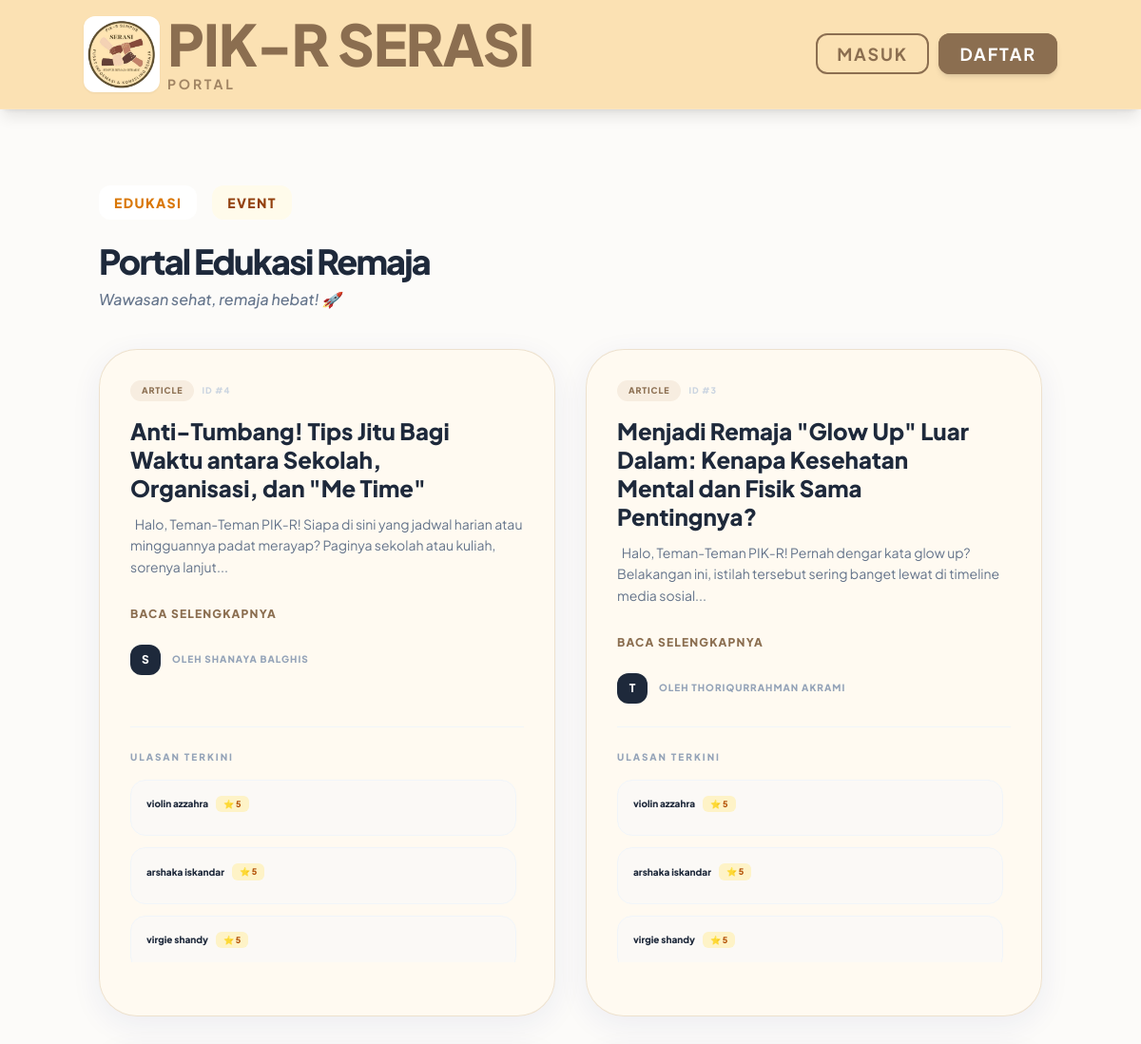
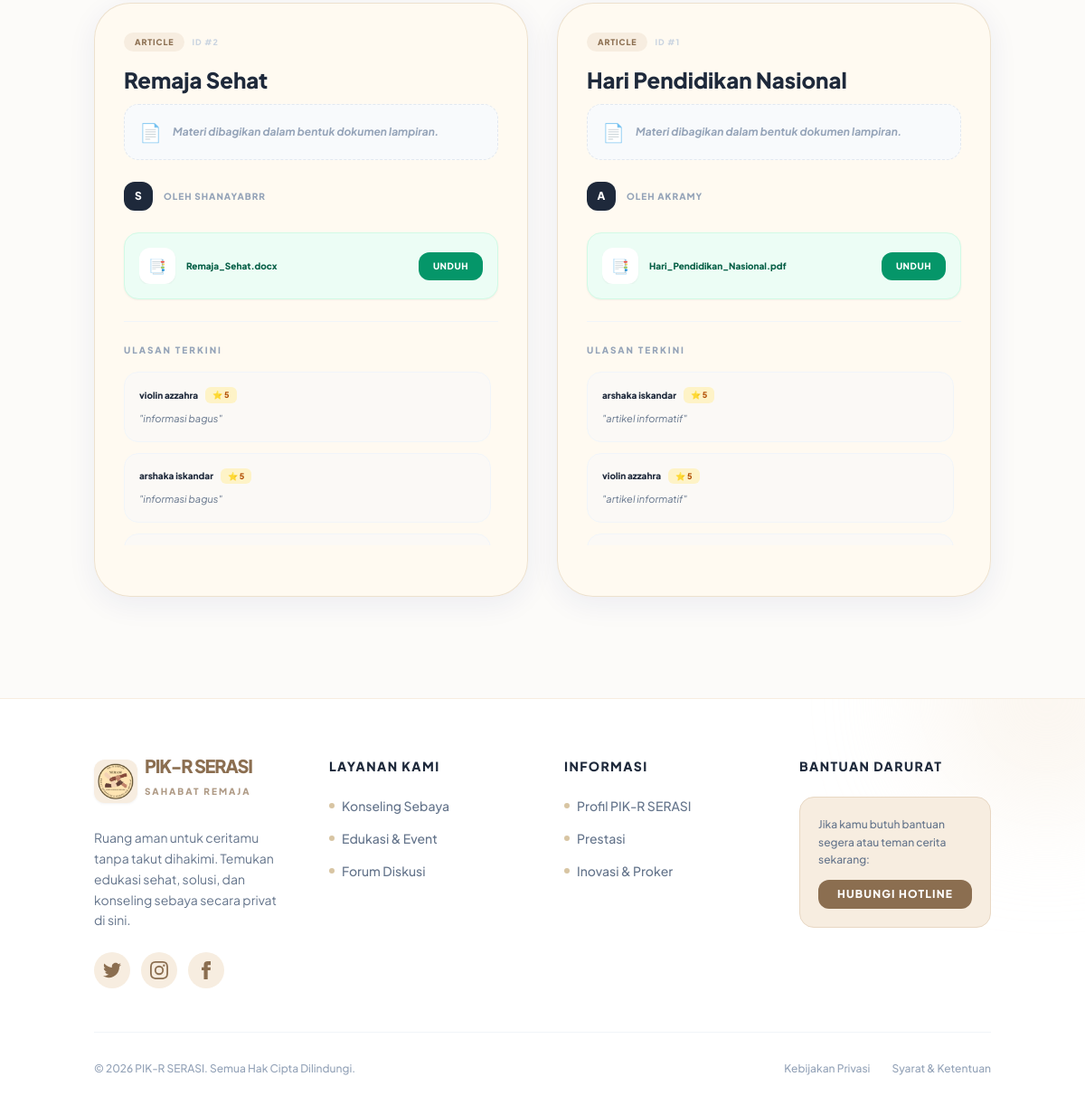
Screenshot of /edukasi-event with the database file from the repository (2 pictures, top to bottom).
### tables this page shows
CREATE TABLE education (
            id INTEGER PRIMARY KEY AUTOINCREMENT,
            title TEXT NOT NULL,
            content TEXT,
            author TEXT,
            author_id INTEGER,
            dokumen TEXT
        );

CREATE TABLE education_comments (
            id INTEGER PRIMARY KEY AUTOINCREMENT,
            article_id INTEGER NOT NULL,
            username TEXT NOT NULL,
            text TEXT NOT NULL,
            rating INTEGER,
            FOREIGN KEY (article_id) REFERENCES education(id) ON DELETE CASCADE
        );

### app.py (the view)
@app.route('/edukasi-event')
def education_event():
    conn = get_db_connection()
    articles_raw = conn.execute('SELECT * FROM education ORDER BY id DESC').fetchall()
    articles = []
    for art in articles_raw:
        a = dict(art)
        a['comments'] = [dict(c) for c in conn.execute('SELECT * FROM education_comments WHERE article_id = ?', (a['id'],)).fetchall()]
        articles.append(a)
    events_raw = conn.execute('SELECT * FROM events ORDER BY date DESC').fetchall()
    all_events = []
    for e in events_raw:
        ev = dict(e)
        participants = conn.execute('SELECT username FROM event_participants WHERE event_id = ?', (e['id'],)).fetchall()
        ev['participants'] = [p['username'] for p in participants]
        if ev.get('foto'):
            ev['foto_list'] = [f.strip() for f in ev['foto'].split(',') if f.strip()]
        else:
            ev['foto_list'] = []
        all_events.append(ev)
    conn.close()
    active_tab = request.args.get('tab', 'edukasi')
    return render_template('education_event.html', articles=articles, events=all_events, active_tab=active_tab)

### app.py (called while the page is built, shortened)
def get_db_connection():
    supabase_url = os.environ.get('SUPABASE_DB_URL')
    return PIKRDatabaseConnection(db_path=DB_PATH, supabase_url=supabase_url)

    def execute(self, query, params=None):
        query_upper = query.strip().upper()
        is_write = any(query_upper.startswith(op) for op in ["INSERT", "UPDATE", "DELETE"])
        if self.supabase_url:
            query = query.replace('?', '%s')
            query = re.sub(r'"([^"]*)"', r"'\1'", query)
            if params is not None:
                if not isinstance(params, (tuple, list)):
                    params = (params,)
                self.cursor.execute(query, params)
            else:
                self.cursor.execute(query)
        else:
            if params is not None:
                self.cursor.execute(query, params)
            else:
                self.cursor.execute(query)
        return self

    def fetchall(self):
        return self.cursor.fetchall()

    def close(self):
        self.cursor.close()
        self.conn.close()
        if self.modified_tables:
            for table in self.modified_tables:
                trigger_async_sheets_sync(table)

### templates/education_event.html (shortened to what this page needs)
{% extends 'base.html' %}
{% block content %}
<div class="max-w-7xl mx-auto py-8 space-y-6">
  <div class="flex space-x-4">
    <a href="{{ url_for('education_event', tab='edukasi') }}" class="px-4 py-2 rounded-xl text-sm font-black uppercase tracking-widest {% if active_tab == 'edukasi' %}bg-white text-amber-600{% else %}bg-amber-50 text-amber-800{% endif %}">Edukasi</a>
    <a href="{{ url_for('education_event', tab='event') }}" class="px-4 py-2 rounded-xl text-sm font-black uppercase tracking-widest {% if active_tab == 'event' %}bg-white text-amber-600{% else %}bg-amber-50 text-amber-800{% endif %}">Event</a>
  </div>
  {% if active_tab == 'edukasi' %}
    <div class="max-w-6xl mx-auto">
        <div class="flex flex-col md:flex-row justify-between items-start md:items-center mb-10 gap-4">
            <div>
                <h2 class="text-4xl font-black text-slate-800 tracking-tighter">Portal Edukasi Remaja</h2>
                <p class="text-slate-500 mt-2 font-medium italic">Wawasan sehat, remaja hebat! 🚀</p>
            </div>
        </div>
        <div class="grid grid-cols-1 md:grid-cols-2 lg:grid-cols-2 gap-8">
            {% for art in articles %}
            <div class="premium-card p-8 rounded-[2.5rem] flex flex-col justify-between relative group overflow-hidden h-full">
                <div class="relative z-10">
                    <div class="flex items-center gap-2 mb-4">
                        <span class="bg-pink-100 text-pink-700 text-[9px] font-black px-3 py-1 rounded-full uppercase tracking-[0.1em]">Article</span>
                        <span class="text-[9px] font-black text-slate-300 uppercase tracking-widest">ID #{{ art.id }}</span>
                    </div>
                    <h3 class="text-2xl font-black mb-3 pr-10 text-slate-800 leading-tight group-hover:text-pink-600 transition-colors">{{ art.title }}</h3>
                    {% if art.content and art.content.strip() != "" %}
                    <p class="text-slate-500 mb-6 text-sm leading-relaxed">{{ art.content|striptags|truncate(140) }}</p>
                    <a href="{{ url_for('education_detail', article_id=art.id) }}" class="inline-flex items-center text-pink-600 text-xs font-black uppercase tracking-widest hover:translate-x-2 transition-transform mb-6">Baca Selengkapnya</a>
                    {% else %}
                    <div class="bg-slate-50 p-4 rounded-2xl border border-dashed border-slate-200 mb-6 flex items-center gap-3">
                        <span class="text-xl">📄</span>
                        <p class="text-xs text-slate-400 font-bold italic">Materi dibagikan dalam bentuk dokumen lampiran.</p>
                    </div>
                    {% endif %}
                    <div class="flex items-center gap-3 mb-6">
                        <div class="w-8 h-8 bg-slate-800 rounded-xl flex items-center justify-center text-xs font-black text-white uppercase">{{ art.author[0] }}</div>
                        <span class="text-[10px] font-black text-slate-400 uppercase tracking-widest">Oleh {{ art.author }}</span>
                    </div>
                    {% if art.dokumen %}
                    <div class="p-4 bg-emerald-50 rounded-2xl border border-emerald-100 flex items-center justify-between shadow-sm group/doc transition-all hover:bg-emerald-100 mb-6">
                        <div class="flex items-center gap-3 truncate pr-4">
                            <div class="w-10 h-10 bg-white rounded-xl flex items-center justify-center shadow-sm">📑</div>
                            <span class="text-[10px] font-black text-emerald-800 truncate">{{ art.dokumen.split('_', 1)[1] if '_' in art.dokumen else art.dokumen }}</span>
                        </div>
                        <a href="{{ url_for('static', filename='uploads/' + art.dokumen) }}" download class="bg-emerald-600 text-white px-4 py-2 rounded-xl text-[10px] font-black hover:bg-emerald-700 transition-all uppercase tracking-wider">Unduh</a>
                    </div>
                    {% endif %}
                </div>
                <div class="mt-auto border-t border-slate-100 pt-6 relative z-10">
                    <h4 class="text-[10px] font-black text-slate-400 mb-4 uppercase tracking-[0.2em]">Ulasan Terkini</h4>
                    <div class="space-y-3 mb-6 max-h-48 overflow-y-auto pr-2 custom-scroll">
                        {% if art.comments %}
                        {% for c in art.comments %}
                        <div class="bg-slate-50/50 p-4 rounded-2xl border border-slate-100 group/comment relative">
                            <div class="flex justify-between items-start mb-2">
                                <div class="flex items-center gap-2">
                                    <span class="font-black text-slate-800 text-[10px]">{{ c.username }}</span>
                                    <span class="bg-amber-100 text-amber-700 font-black text-[9px] px-2 py-0.5 rounded-md uppercase">⭐ {{ c.rating }}</span>
                                </div>
                            </div>
                            {% if c.text %}
                            <p class="text-slate-500 italic text-[11px] leading-relaxed">"{{ c.text }}"</p>
                            {% endif %}
                        </div>
                        {% endfor %}
                        {% else %}
                        <div class="text-center py-4 text-slate-300 italic text-xs">Belum ada ulasan materi.</div>
                        {% endif %}
                    </div>
                </div>
            </div>
            {% endfor %}
        </div>
    </div>
    {% endif %}
</div>
{% endblock %}

### templates/base.html (style rules this page uses)
:root { --primary: #d8c5a3; --primary-light: #f8efe1; --secondary: #9f836c; --accent: #d8c5a3; --glass: rgba(255, 250, 240, 0.9); --glass-border: rgba(204, 177, 141, 0.35); }
body { font-family: 'Plus Jakarta Sans', sans-serif; scroll-behavior: smooth; }
body, input, textarea, button, select, p, span, h1, h2, h3, h4, h5, h6, a, div, li, ul, ol, strong, em, b { font-family: 'Plus Jakarta Sans', sans-serif; }
.bg-pink-50, .bg-pink-100, .bg-pink-100\/40, .bg-pink-100\/50, .bg-pink-50\/30, .bg-pink-50\/50, .bg-rose-50, .bg-rose-100, .bg-rose-50\/10, .bg-rose-50\/50, .bg-fuchsia-100 { background-color: #f7ede0 !important; }
.text-pink-500, .text-pink-600, .text-pink-700, .text-pink-800, .text-rose-400, .text-rose-600, .text-rose-700, .text-rose-700\/70, .text-rose-900, .text-fuchsia-700 { color: #8b6e50 !important; }
.premium-card { background: var(--glass); backdrop-filter: blur(12px); -webkit-backdrop-filter: blur(12px); border: 1px solid var(--glass-border); box-shadow: 0 8px 32px 0 rgba(31, 38, 135, 0.07); transition: all 0.3s cubic-bezier(0.4, 0, 0.2, 1); }

### rows the page displays
education: id "4", title "Anti-Tumbang! Tips Jitu Bagi Waktu antara Sekolah, Organisasi, dan \"Me Time\"", content "Halo, Teman-Teman PIK-R! Siapa di sini yang jadwal harian atau mingguannya padat merayap? Paginya sekolah atau kuliah, sorenya lanjut...", author "S", author "SHANAYA BALGHIS"
education_comments: username "violin azzahra", rating "5"
education_comments: username "arshaka iskandar", rating "5"
education_comments: username "virgie shandy", rating "5"
education: id "3", title "Menjadi Remaja \"Glow Up\" Luar Dalam: Kenapa Kesehatan Mental dan Fisik Sama Pentingnya?", content "Halo, Teman-Teman PIK-R! Pernah dengar kata glow up? Belakangan ini, istilah tersebut sering banget lewat di timeline media sosial...", author "T", author "THORIQURRAHMAN AKRAMI"
education_comments: username "violin azzahra", rating "5"
education_comments: username "arshaka iskandar", rating "5"
education_comments: username "virgie shandy", rating "5"
education: id "2", title "Remaja Sehat", shows "Materi dibagikan dalam bentuk dokumen lampiran.", author "S", author "SHANAYABRR", dokumen "Remaja_Sehat.docx"
education_comments: username "violin azzahra", rating "5", text "informasi bagus"
education_comments: username "arshaka iskandar", rating "5", text "informasi bagus"
education: id "1", title "Hari Pendidikan Nasional", shows "Materi dibagikan dalam bentuk dokumen lampiran.", author "A", author "AKRAMY", dokumen "Hari_Pendidikan_Nasional.pdf"
education_comments: username "arshaka iskandar", rating "5", text "artikel informatif"
education_comments: username "violin azzahra", rating "5", text "artikel informatif"
